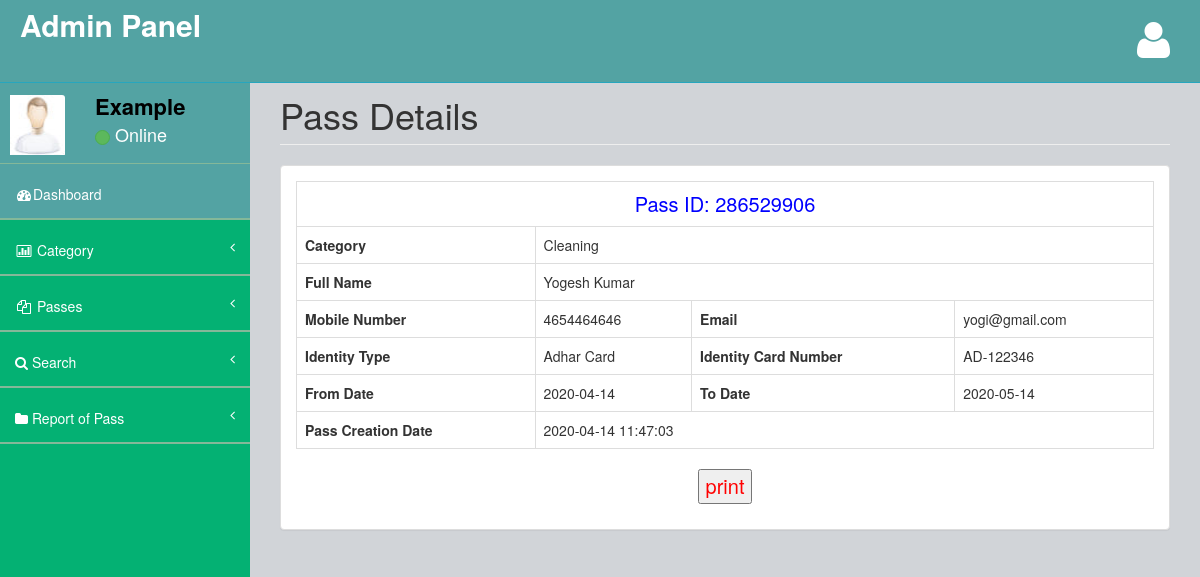
Page /epass/admin/view-pass-detail.php?viewid=1 (signed in) on the committed database.
### tables this page shows
CREATE TABLE `tblpass` (
  `ID` int(10) NOT NULL,
  `PassNumber` varchar(200) DEFAULT NULL,
  `FullName` varchar(200) DEFAULT NULL,
  `ContactNumber` bigint(10) DEFAULT NULL,
  `Email` varchar(200) DEFAULT NULL,
  `IdentityType` varchar(200) DEFAULT NULL,
  `IdentityCardno` varchar(200) DEFAULT NULL,
  `Category` varchar(100) DEFAULT NULL,
  `FromDate` varchar(200) DEFAULT NULL,
  `ToDate` varchar(200) DEFAULT NULL,
  `PasscreationDate` timestamp NULL DEFAULT current_timestamp()
);

### epass/admin/view-pass-detail.php (the view, shortened to what this page needs)
<?php
include('includes/dbconnection.php');
if (strlen($_SESSION['cpmsaid'] == 0)) {
  header('location:logout.php');
} else {
?>
  <!DOCTYPE html>
  <html>
  <head>
    <link href="assets/plugins/bootstrap/bootstrap.css" rel="stylesheet" />
    <link href="assets/font-awesome/css/font-awesome.css" rel="stylesheet" />
    <link href="assets/plugins/pace/pace-theme-big-counter.css" rel="stylesheet" />
    <link href="assets/css/style.css" rel="stylesheet" />
    <link href="assets/css/main-style.css" rel="stylesheet" />
  </head>
  <body>
    <div id="wrapper">
      <?php include_once('includes/header.php'); ?>
      <?php include_once('includes/sidebar.php'); ?>
      <div id="page-wrapper">
        <div class="row">
          <div class="col-lg-12">
            <h1 class="page-header">Pass Details</h1>
          </div>
        </div>
        <div class="row">
          <div class="col-lg-12">
            <div class="panel panel-default">
              <div class="panel-body">
                <div class="row" id="divToPrint">
                  <div class="col-lg-12">
                    <?php
                    $vid = $_GET['viewid'];
                    $sql = "SELECT * from  tblpass where ID=$vid";
                    $query = $dbh->prepare($sql);
                    $query->execute();
                    $results = $query->fetchAll(PDO::FETCH_OBJ);
                    if ($query->rowCount() > 0) {
                      foreach ($results as $row) {               ?>
                        <table border="1" class="table table-bordered">
                          <tr align="center">
                            <td colspan="6" style="font-size:20px;color:blue">
                              Pass ID: <?php echo ($row->PassNumber); ?></td>
                          </tr>
                          <tr>
                            <th scope>Category</th>
                            <td colspan="3"><?php echo ($row->Category); ?></td>
                          </tr>
                          <tr>
                            <th scope>Full Name</th>
                            <td colspan="3"><?php echo ($row->FullName); ?></td>
                          </tr>
                          <tr>
                            <th scope>Mobile Number</th>
                            <td><?php echo ($row->ContactNumber); ?></td>
                            <th scope>Email</th>
                            <td><?php echo ($row->Email); ?></td>
                          </tr>
                          <tr>
                            <th scope>Identity Type</th>
                            <td><?php echo ($row->IdentityType); ?></td>
                            <th scope>Identity Card Number</th>
                            <td><?php echo ($row->IdentityCardno); ?></td>
                          </tr>
                          <tr>
                            <th scope>From Date</th>
                            <td><?php echo ($row->FromDate); ?></td>
                            <th scope>To Date</th>
                            <td><?php echo ($row->ToDate); ?></td>
                          </tr>
                          <tr>
                            <th scope>Pass Creation Date</th>
                            <td colspan="3"><?php echo ($row->PasscreationDate); ?></td>
                          </tr>
                      <?php $cnt = $cnt + 1;
                      }
                    } ?>
                        </table>
                        <p style="text-align: center;font-size: 20px;color: red">
                          <input type="button" value="print" onclick="PrintDiv();" /></p>
                  </div>
                </div>
              </div>
            </div>
          </div>
        </div>
      </div>
    </div>
  </body>
  </html>
<?php }  ?>

### epass/admin/includes/sidebar.php (shortened to what this page needs)
<?php
include('includes/dbconnection.php');
?>
        <nav class="navbar-default navbar-static-side" role="navigation">
            <div class="sidebar-collapse">
                <ul class="nav" id="side-menu">
                    <li>
                        <div class="user-section">
                            <div class="user-section-inner">
                                <img src="assets/img/user.jpg" alt="">
                            </div>
                            <div class="user-info">
                                <?php
$aid=$_SESSION['cpmsaid'];
$sql="SELECT AdminName from  tbladmin where ID=:aid";
$query = $dbh -> prepare($sql);
$query->bindParam(':aid',$aid,PDO::PARAM_STR);
$query->execute();
$results=$query->fetchAll(PDO::FETCH_OBJ);
$cnt=1;
if($query->rowCount() > 0)
{
foreach($results as $row)
{               ?>
                                <div><strong><?php  echo $row->AdminName;?></strong></div>
                                <div class="user-text-online">
                                    <span class="user-circle-online btn btn-success btn-circle "></span>&nbsp;Online
                                </div>
                            </div>
                            <?php $cnt=$cnt+1;}} ?>
                        </div>
                    </li>
                    <li class="selected">
                        <a href="dashboard.php"><i class="fa fa-dashboard fa-fw"></i>Dashboard</a>
                    </li>
                    <li>
                        <a href="#"><i class="fa fa-bar-chart-o fa-fw"></i> Category<span class="fa arrow"></span></a>
                    </li>
                    <li>
                        <a href="#"><i class="fa fa-files-o fa-fw"></i> Passes<span class="fa arrow"></span></a>
                    </li>
                    <li>
                        <a href="search-pass.php"><i class="fa fa-search"></i>  Search<span class="fa arrow"></span></a>
                        </li>
                        <li>
                        <a href="pass-bwdates-report.php"><i class="fa fa-folder"></i>  Report of Pass<span class="fa arrow"></span></a>
                        </li>
                </ul>
            </div>
        </nav>

### epass/admin/assets/css/style.css (style rules this page uses)
body { background-color: #f8f8f8; }
#wrapper { width: 100%; margin-top: 55px!important; background-color:#04B173; }
#page-wrapper { padding: 0 15px; min-height: 568px; background-color:rgb(209, 212, 216); }
.navbar-static-side ul li { border-bottom:1px solid #84B899 !important; }
.arrow { float: right; }
.fa.arrow:before { content: "\f104"; }
@media (min-width:768px) { .navbar-static-side { z-index: 1; position: absolute; width: 250px; } }
.btn-circle { width: 30px; height: 30px; padding: 6px 0; border-radius: 15px; text-align: center; font-size: 12px; line-height: 1.428571429; }

### epass/admin/assets/css/main-style.css (style rules this page uses)
.user-section-inner { height: 65px; width: 65px; -moz-border-radius: 3px; -webkit-border-radius: 3px; border-radius: 3px; overflow: hidden; display: inline-block; float: left; margin-right: 15px; margin-top: 20px; }
.user-section-inner img { margin-left:10px; width:55px; height:60px; }
.user-info { display: block; color:#000!important; display: inline-block; padding: 15px; margin-bottom: 0px }
.user-text-online { font-size:18px; color:#fff }
.user-circle-online { width: 15px!important; height: 15px!important; }
.nav > li > a { padding: 20px 15px; }
#side-menu { background-color:#04B173; }
#side-menu a { color:#fff; border-bottom: 1px solid #84B899 !important; height: 55px; }
.selected { background-color:rgb(83, 163, 163); }
.navbar-default { border-color: #27A6BE; }
@media (min-width:768px) { #page-wrapper { position: inherit; margin: 0 0 0 250px; padding: 0 30px; min-height: 1000px; } }

### rows in the picture
tblpass: PassNumber "286529906", Category "Cleaning", FullName "Yogesh Kumar", ContactNumber "4654464646", Email "yogi@gmail.com", IdentityType "Adhar Card", IdentityCardno "AD-122346", FromDate "2020-04-14", ToDate "2020-05-14", PasscreationDate "2020-04-14 11:47:03"

### other values in the picture
$row->AdminName "Example"
